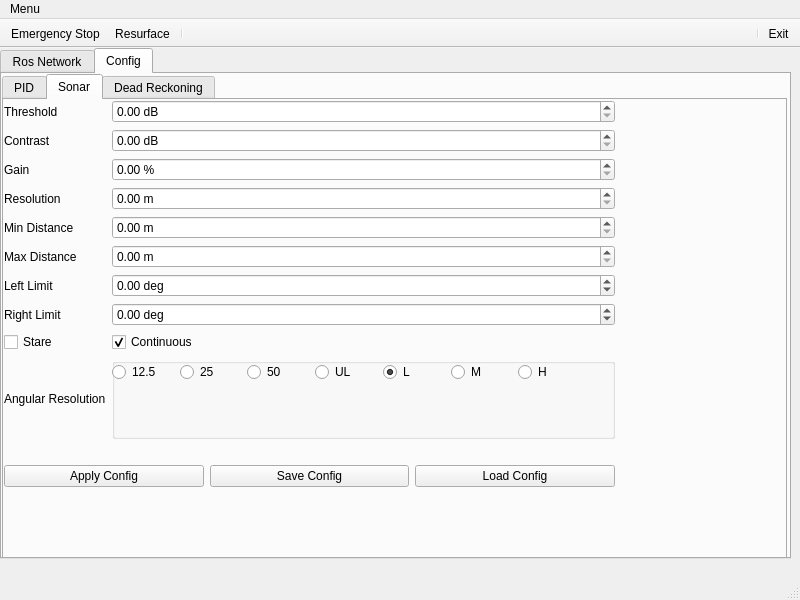
<?xml version="1.0" encoding="UTF-8"?>
<ui version="4.0">
 <class>MainWindowDesign</class>
 <widget class="QMainWindow" name="MainWindowDesign">
  <property name="geometry">
   <rect>
    <x>0</x>
    <y>0</y>
    <width>800</width>
    <height>600</height>
   </rect>
  </property>
  <property name="windowTitle">
   <string>Project Phoenix Command Centre</string>
  </property>
  <property name="dockOptions">
   <set>QMainWindow::AllowTabbedDocks|QMainWindow::AnimatedDocks</set>
  </property>
  <widget class="QWidget" name="centralwidget">
   <widget class="QTabWidget" name="mainTabs">
    <property name="geometry">
     <rect>
      <x>0</x>
      <y>0</y>
      <width>791</width>
      <height>511</height>
     </rect>
    </property>
    <property name="currentIndex">
     <number>1</number>
    </property>
    <property name="movable">
     <bool>false</bool>
    </property>
    <widget class="QWidget" name="tabNetwork">
     <attribute name="title">
      <string>Ros Network</string>
     </attribute>
     <widget class="QWidget" name="gridLayoutWidget">
      <property name="geometry">
       <rect>
        <x>0</x>
        <y>0</y>
        <width>781</width>
        <height>471</height>
       </rect>
      </property>
      <layout class="QGridLayout" name="gridLayout_6">
       <item row="1" column="1">
        <widget class="QFrame" name="frame_2">
         <property name="sizePolicy">
          <sizepolicy hsizetype="Minimum" vsizetype="Preferred">
           <horstretch>0</horstretch>
           <verstretch>0</verstretch>
          </sizepolicy>
         </property>
         <property name="frameShape">
          <enum>QFrame::StyledPanel</enum>
         </property>
         <property name="frameShadow">
          <enum>QFrame::Raised</enum>
         </property>
         <layout class="QVBoxLayout" name="verticalLayout_7">
          <item>
           <widget class="QGroupBox" name="groupBox">
            <property name="title">
             <string>Ros Master</string>
            </property>
            <layout class="QGridLayout" name="gridLayout_5">
             <item row="0" column="0">
              <widget class="QLabel" name="label">
               <property name="frameShape">
                <enum>QFrame::StyledPanel</enum>
               </property>
               <property name="frameShadow">
                <enum>QFrame::Raised</enum>
               </property>
               <property name="text">
                <string>Ros Master Url</string>
               </property>
              </widget>
             </item>
             <item row="1" column="0" colspan="2">
              <widget class="QLineEdit" name="line_edit_master">
               <property name="toolTip">
                <string/>
               </property>
               <property name="statusTip">
                <string>should be either: http://192.168.2.99:11311/ (for wifi)  OR  http://192.168.2.100:11311/ (for lan)</string>
               </property>
               <property name="text">
                <string>http://192.168.2.99:11311/</string>
               </property>
              </widget>
             </item>
             <item row="2" column="0">
              <widget class="QLabel" name="label_2">
               <property name="frameShape">
                <enum>QFrame::StyledPanel</enum>
               </property>
               <property name="frameShadow">
                <enum>QFrame::Raised</enum>
               </property>
               <property name="text">
                <string>Ros IP</string>
               </property>
              </widget>
             </item>
             <item row="3" column="0" colspan="2">
              <widget class="QLineEdit" name="line_edit_host">
               <property name="statusTip">
                <string>This should be your IP </string>
               </property>
               <property name="text">
                <string>192.168.2.100</string>
               </property>
              </widget>
             </item>
             <item row="4" column="0" colspan="2">
              <widget class="QCheckBox" name="checkbox_use_environment">
               <property name="statusTip">
                <string>Use the variables saved in bashrc (if any)</string>
               </property>
               <property name="layoutDirection">
                <enum>Qt::RightToLeft</enum>
               </property>
               <property name="text">
                <string>Use environment variables</string>
               </property>
              </widget>
             </item>
             <item row="5" column="0" colspan="2">
              <widget class="QCheckBox" name="checkbox_remember_settings">
               <property name="layoutDirection">
                <enum>Qt::RightToLeft</enum>
               </property>
               <property name="text">
                <string>Remember settings on startup</string>
               </property>
              </widget>
             </item>
             <item row="6" column="0">
              <spacer name="horizontalSpacer">
               <property name="orientation">
                <enum>Qt::Horizontal</enum>
               </property>
               <property name="sizeHint" stdset="0">
                <size>
                 <width>170</width>
                 <height>21</height>
                </size>
               </property>
              </spacer>
             </item>
             <item row="6" column="1">
              <widget class="QPushButton" name="button_connect">
               <property name="enabled">
                <bool>true</bool>
               </property>
               <property name="sizePolicy">
                <sizepolicy hsizetype="MinimumExpanding" vsizetype="Fixed">
                 <horstretch>0</horstretch>
                 <verstretch>0</verstretch>
                </sizepolicy>
               </property>
               <property name="toolTip">
                <string/>
               </property>
               <property name="statusTip">
                <string/>
               </property>
               <property name="text">
                <string>Connect</string>
               </property>
              </widget>
             </item>
            </layout>
           </widget>
          </item>
         </layout>
        </widget>
       </item>
       <item row="1" column="0">
        <spacer name="horizontalSpacer_2">
         <property name="orientation">
          <enum>Qt::Horizontal</enum>
         </property>
         <property name="sizeHint" stdset="0">
          <size>
           <width>40</width>
           <height>20</height>
          </size>
         </property>
        </spacer>
       </item>
       <item row="1" column="2">
        <spacer name="horizontalSpacer_3">
         <property name="orientation">
          <enum>Qt::Horizontal</enum>
         </property>
         <property name="sizeHint" stdset="0">
          <size>
           <width>40</width>
           <height>20</height>
          </size>
         </property>
        </spacer>
       </item>
       <item row="0" column="1">
        <spacer name="verticalSpacer">
         <property name="orientation">
          <enum>Qt::Vertical</enum>
         </property>
         <property name="sizeHint" stdset="0">
          <size>
           <width>20</width>
           <height>40</height>
          </size>
         </property>
        </spacer>
       </item>
       <item row="2" column="1">
        <spacer name="verticalSpacer_2">
         <property name="orientation">
          <enum>Qt::Vertical</enum>
         </property>
         <property name="sizeHint" stdset="0">
          <size>
           <width>20</width>
           <height>40</height>
          </size>
         </property>
        </spacer>
       </item>
      </layout>
     </widget>
    </widget>
    <widget class="QWidget" name="tabConfig">
     <attribute name="title">
      <string>Config</string>
     </attribute>
     <widget class="QTabWidget" name="tabWidget">
      <property name="geometry">
       <rect>
        <x>0</x>
        <y>0</y>
        <width>785</width>
        <height>521</height>
       </rect>
      </property>
      <property name="currentIndex">
       <number>1</number>
      </property>
      <widget class="QWidget" name="tabConfig_pid">
       <attribute name="title">
        <string>PID</string>
       </attribute>
       <widget class="QScrollArea" name="scrollArea_PID">
        <property name="geometry">
         <rect>
          <x>0</x>
          <y>0</y>
          <width>780</width>
          <height>445</height>
         </rect>
        </property>
        <property name="sizePolicy">
         <sizepolicy hsizetype="Fixed" vsizetype="Preferred">
          <horstretch>0</horstretch>
          <verstretch>0</verstretch>
         </sizepolicy>
        </property>
        <property name="minimumSize">
         <size>
          <width>0</width>
          <height>445</height>
         </size>
        </property>
        <property name="sizeIncrement">
         <size>
          <width>0</width>
          <height>0</height>
         </size>
        </property>
        <property name="baseSize">
         <size>
          <width>0</width>
          <height>0</height>
         </size>
        </property>
        <property name="verticalScrollBarPolicy">
         <enum>Qt::ScrollBarAlwaysOn</enum>
        </property>
        <property name="horizontalScrollBarPolicy">
         <enum>Qt::ScrollBarAlwaysOff</enum>
        </property>
        <property name="widgetResizable">
         <bool>true</bool>
        </property>
        <widget class="QWidget" name="scrollAreaWidgetContents">
         <property name="geometry">
          <rect>
           <x>0</x>
           <y>0</y>
           <width>765</width>
           <height>443</height>
          </rect>
         </property>
         <widget class="QWidget" name="widget_PID" native="true">
          <property name="geometry">
           <rect>
            <x>0</x>
            <y>0</y>
            <width>760</width>
            <height>800</height>
           </rect>
          </property>
          <property name="sizePolicy">
           <sizepolicy hsizetype="Fixed" vsizetype="Fixed">
            <horstretch>0</horstretch>
            <verstretch>0</verstretch>
           </sizepolicy>
          </property>
          <property name="minimumSize">
           <size>
            <width>0</width>
            <height>800</height>
           </size>
          </property>
          <property name="baseSize">
           <size>
            <width>0</width>
            <height>800</height>
           </size>
          </property>
          <widget class="QFrame" name="frame">
           <property name="geometry">
            <rect>
             <x>0</x>
             <y>0</y>
             <width>760</width>
             <height>261</height>
            </rect>
           </property>
           <property name="frameShape">
            <enum>QFrame::StyledPanel</enum>
           </property>
           <property name="frameShadow">
            <enum>QFrame::Raised</enum>
           </property>
           <widget class="QWidget" name="horizontalLayoutWidget">
            <property name="geometry">
             <rect>
              <x>0</x>
              <y>0</y>
              <width>761</width>
              <height>253</height>
             </rect>
            </property>
            <layout class="QHBoxLayout" name="horizontalLayout_7">
             <item>
              <spacer name="horizontalSpacer_4">
               <property name="orientation">
                <enum>Qt::Horizontal</enum>
               </property>
               <property name="sizeHint" stdset="0">
                <size>
                 <width>40</width>
                 <height>20</height>
                </size>
               </property>
              </spacer>
             </item>
             <item>
              <layout class="QVBoxLayout" name="verticalLayout_4">
               <item>
                <layout class="QHBoxLayout" name="horizontalLayout_2">
                 <item>
                  <layout class="QVBoxLayout" name="verticalLayout">
                   <item>
                    <widget class="QLabel" name="label_yaw">
                     <property name="font">
                      <font>
                       <pointsize>12</pointsize>
                      </font>
                     </property>
                     <property name="text">
                      <string>Yaw</string>
                     </property>
                     <property name="alignment">
                      <set>Qt::AlignCenter</set>
                     </property>
                    </widget>
                   </item>
                   <item>
                    <layout class="QGridLayout" name="gridLayout">
                     <item row="0" column="1">
                      <widget class="QDoubleSpinBox" name="spinBox_yawKp">
                       <property name="decimals">
                        <number>4</number>
                       </property>
                       <property name="minimum">
                        <double>-1000.000000000000000</double>
                       </property>
                       <property name="maximum">
                        <double>1000.000000000000000</double>
                       </property>
                      </widget>
                     </item>
                     <item row="1" column="1">
                      <widget class="QDoubleSpinBox" name="spinBox_yawKi">
                       <property name="decimals">
                        <number>4</number>
                       </property>
                       <property name="minimum">
                        <double>-1000.000000000000000</double>
                       </property>
                       <property name="maximum">
                        <double>1000.000000000000000</double>
                       </property>
                      </widget>
                     </item>
                     <item row="2" column="1">
                      <widget class="QDoubleSpinBox" name="spinBox_yawKd">
                       <property name="decimals">
                        <number>4</number>
                       </property>
                       <property name="minimum">
                        <double>-1000.000000000000000</double>
                       </property>
                       <property name="maximum">
                        <double>1000.000000000000000</double>
                       </property>
                      </widget>
                     </item>
                     <item row="0" column="0">
                      <widget class="QLabel" name="label_4">
                       <property name="text">
                        <string>Kp</string>
                       </property>
                      </widget>
                     </item>
                     <item row="1" column="0">
                      <widget class="QLabel" name="label_5">
                       <property name="text">
                        <string>Ki</string>
                       </property>
                      </widget>
                     </item>
                     <item row="2" column="0">
                      <widget class="QLabel" name="label_6">
                       <property name="text">
                        <string>Kd</string>
                       </property>
                      </widget>
                     </item>
                     <item row="3" column="0">
                      <widget class="QLabel" name="label_13">
                       <property name="text">
                        <string>Target</string>
                       </property>
                      </widget>
                     </item>
                     <item row="5" column="1">
                      <widget class="QLCDNumber" name="lcdNumber_yawActual">
                       <property name="font">
                        <font>
                         <pointsize>12</pointsize>
                         <weight>50</weight>
                         <bold>false</bold>
                        </font>
                       </property>
                       <property name="lineWidth">
                        <number>1</number>
                       </property>
                       <property name="smallDecimalPoint">
                        <bool>false</bool>
                       </property>
                       <property name="segmentStyle">
                        <enum>QLCDNumber::Flat</enum>
                       </property>
                      </widget>
                     </item>
                     <item row="5" column="0">
                      <widget class="QLabel" name="label_16">
                       <property name="text">
                        <string>Actual</string>
                       </property>
                      </widget>
                     </item>
                     <item row="3" column="1">
                      <widget class="QDoubleSpinBox" name="spinBox_yawTarget">
                       <property name="minimum">
                        <double>-180.000000000000000</double>
                       </property>
                       <property name="maximum">
                        <double>180.000000000000000</double>
                       </property>
                      </widget>
                     </item>
                     <item row="4" column="1">
                      <widget class="QCheckBox" name="checkBox_yaw">
                       <property name="text">
                        <string>Yaw Target</string>
                       </property>
                      </widget>
                     </item>
                    </layout>
                   </item>
                  </layout>
                 </item>
                 <item>
                  <widget class="Line" name="line">
                   <property name="orientation">
                    <enum>Qt::Vertical</enum>
                   </property>
                  </widget>
                 </item>
                 <item>
                  <layout class="QVBoxLayout" name="verticalLayout_2">
                   <item>
                    <widget class="QLabel" name="label_pitch">
                     <property name="font">
                      <font>
                       <pointsize>12</pointsize>
                      </font>
                     </property>
                     <property name="text">
                      <string>Pitch</string>
                     </property>
                     <property name="alignment">
                      <set>Qt::AlignCenter</set>
                     </property>
                    </widget>
                   </item>
                   <item>
                    <layout class="QGridLayout" name="gridLayout_2">
                     <item row="0" column="1">
                      <widget class="QDoubleSpinBox" name="spinBox_pitchKp">
                       <property name="decimals">
                        <number>4</number>
                       </property>
                       <property name="minimum">
                        <double>-1000.000000000000000</double>
                       </property>
                       <property name="maximum">
                        <double>1000.000000000000000</double>
                       </property>
                      </widget>
                     </item>
                     <item row="1" column="1">
                      <widget class="QDoubleSpinBox" name="spinBox_pitchKi">
                       <property name="decimals">
                        <number>4</number>
                       </property>
                       <property name="minimum">
                        <double>-1000.000000000000000</double>
                       </property>
                       <property name="maximum">
                        <double>1000.000000000000000</double>
                       </property>
                      </widget>
                     </item>
                     <item row="2" column="1">
                      <widget class="QDoubleSpinBox" name="spinBox_pitchKd">
                       <property name="decimals">
                        <number>4</number>
                       </property>
                       <property name="minimum">
                        <double>-1000.000000000000000</double>
                       </property>
                       <property name="maximum">
                        <double>1000.000000000000000</double>
                       </property>
                      </widget>
                     </item>
                     <item row="0" column="0">
                      <widget class="QLabel" name="label_7">
                       <property name="text">
                        <string>Kp</string>
                       </property>
                      </widget>
                     </item>
                     <item row="1" column="0">
                      <widget class="QLabel" name="label_8">
                       <property name="text">
                        <string>Ki</string>
                       </property>
                      </widget>
                     </item>
                     <item row="2" column="0">
                      <widget class="QLabel" name="label_9">
                       <property name="text">
                        <string>Kd</string>
                       </property>
                      </widget>
                     </item>
                     <item row="3" column="0">
                      <widget class="QLabel" name="label_14">
                       <property name="text">
                        <string>Target</string>
                       </property>
                      </widget>
                     </item>
                     <item row="5" column="1">
                      <widget class="QLCDNumber" name="lcdNumber_pitchActual">
                       <property name="font">
                        <font>
                         <pointsize>12</pointsize>
                         <weight>50</weight>
                         <bold>false</bold>
                        </font>
                       </property>
                       <property name="lineWidth">
                        <number>1</number>
                       </property>
                       <property name="smallDecimalPoint">
                        <bool>false</bool>
                       </property>
                       <property name="segmentStyle">
                        <enum>QLCDNumber::Flat</enum>
                       </property>
                      </widget>
                     </item>
                     <item row="5" column="0">
                      <widget class="QLabel" name="label_17">
                       <property name="text">
                        <string>Actual</string>
                       </property>
                      </widget>
                     </item>
                     <item row="3" column="1">
                      <widget class="QDoubleSpinBox" name="spinBox_pitchTarget">
                       <property name="minimum">
                        <double>-90.000000000000000</double>
                       </property>
                       <property name="maximum">
                        <double>90.000000000000000</double>
                       </property>
                      </widget>
                     </item>
                     <item row="4" column="1">
                      <widget class="QCheckBox" name="checkBox_pitch">
                       <property name="text">
                        <string>Pitch Target</string>
                       </property>
                      </widget>
                     </item>
                    </layout>
                   </item>
                  </layout>
                 </item>
                 <item>
                  <widget class="Line" name="line_2">
                   <property name="orientation">
                    <enum>Qt::Vertical</enum>
                   </property>
                  </widget>
                 </item>
                 <item>
                  <layout class="QVBoxLayout" name="verticalLayout_3">
                   <item>
                    <widget class="QLabel" name="label_depth">
                     <property name="font">
                      <font>
                       <pointsize>12</pointsize>
                      </font>
                     </property>
                     <property name="text">
                      <string>Depth</string>
                     </property>
                     <property name="alignment">
                      <set>Qt::AlignCenter</set>
                     </property>
                    </widget>
                   </item>
                   <item>
                    <layout class="QGridLayout" name="gridLayout_3">
                     <item row="0" column="1">
                      <widget class="QDoubleSpinBox" name="spinBox_depthKp">
                       <property name="decimals">
                        <number>4</number>
                       </property>
                       <property name="minimum">
                        <double>-1000.000000000000000</double>
                       </property>
                       <property name="maximum">
                        <double>1000.000000000000000</double>
                       </property>
                      </widget>
                     </item>
                     <item row="1" column="1">
                      <widget class="QDoubleSpinBox" name="spinBox_depthKi">
                       <property name="decimals">
                        <number>4</number>
                       </property>
                       <property name="minimum">
                        <double>-1000.000000000000000</double>
                       </property>
                       <property name="maximum">
                        <double>1000.000000000000000</double>
                       </property>
                      </widget>
                     </item>
                     <item row="2" column="1">
                      <widget class="QDoubleSpinBox" name="spinBox_depthKd">
                       <property name="decimals">
                        <number>4</number>
                       </property>
                       <property name="minimum">
                        <double>-1000.000000000000000</double>
                       </property>
                       <property name="maximum">
                        <double>1000.000000000000000</double>
                       </property>
                      </widget>
                     </item>
                     <item row="0" column="0">
                      <widget class="QLabel" name="label_10">
                       <property name="text">
                        <string>Kp</string>
                       </property>
                      </widget>
                     </item>
                     <item row="1" column="0">
                      <widget class="QLabel" name="label_11">
                       <property name="text">
                        <string>Ki</string>
                       </property>
                      </widget>
                     </item>
                     <item row="2" column="0">
                      <widget class="QLabel" name="label_12">
                       <property name="text">
                        <string>Kd</string>
                       </property>
                      </widget>
                     </item>
                     <item row="3" column="0">
                      <widget class="QLabel" name="label_15">
                       <property name="text">
                        <string>Target</string>
                       </property>
                      </widget>
                     </item>
                     <item row="5" column="1">
                      <widget class="QLCDNumber" name="lcdNumber_depthActual">
                       <property name="font">
                        <font>
                         <pointsize>12</pointsize>
                         <weight>50</weight>
                         <bold>false</bold>
                        </font>
                       </property>
                       <property name="autoFillBackground">
                        <bool>false</bool>
                       </property>
                       <property name="lineWidth">
                        <number>1</number>
                       </property>
                       <property name="smallDecimalPoint">
                        <bool>false</bool>
                       </property>
                       <property name="mode">
                        <enum>QLCDNumber::Dec</enum>
                       </property>
                       <property name="segmentStyle">
                        <enum>QLCDNumber::Flat</enum>
                       </property>
                       <property name="intValue" stdset="0">
                        <number>0</number>
                       </property>
                      </widget>
                     </item>
                     <item row="5" column="0">
                      <widget class="QLabel" name="label_18">
                       <property name="text">
                        <string>Actual</string>
                       </property>
                      </widget>
                     </item>
                     <item row="3" column="1">
                      <widget class="QDoubleSpinBox" name="spinBox_depthTarget">
                       <property name="minimum">
                        <double>10.000000000000000</double>
                       </property>
                       <property name="maximum">
                        <double>15.000000000000000</double>
                       </property>
                       <property name="singleStep">
                        <double>0.010000000000000</double>
                       </property>
                      </widget>
                     </item>
                     <item row="4" column="1">
                      <widget class="QCheckBox" name="checkBox_depth">
                       <property name="text">
                        <string>Depth Target</string>
                       </property>
                      </widget>
                     </item>
                    </layout>
                   </item>
                  </layout>
                 </item>
                </layout>
               </item>
               <item>
                <layout class="QHBoxLayout" name="horizontalLayout_4">
                 <item>
                  <widget class="QPushButton" name="pushButton_applyConfig_PID">
                   <property name="text">
                    <string>Apply Config</string>
                   </property>
                  </widget>
                 </item>
                 <item>
                  <widget class="QPushButton" name="pushButton_saveConfig_PID">
                   <property name="text">
                    <string>Save Config</string>
                   </property>
                  </widget>
                 </item>
                 <item>
                  <widget class="QPushButton" name="pushButton_loadConfig_PID">
                   <property name="text">
                    <string>Load Config</string>
                   </property>
                  </widget>
                 </item>
                </layout>
               </item>
              </layout>
             </item>
             <item>
              <spacer name="horizontalSpacer_5">
               <property name="orientation">
                <enum>Qt::Horizontal</enum>
               </property>
               <property name="sizeHint" stdset="0">
                <size>
                 <width>40</width>
                 <height>20</height>
                </size>
               </property>
              </spacer>
             </item>
            </layout>
           </widget>
          </widget>
         </widget>
        </widget>
       </widget>
      </widget>
      <widget class="QWidget" name="tabConfig_sonar">
       <attribute name="title">
        <string>Sonar</string>
       </attribute>
       <widget class="QWidget" name="verticalLayoutWidget">
        <property name="geometry">
         <rect>
          <x>0</x>
          <y>0</y>
          <width>611</width>
          <height>387</height>
         </rect>
        </property>
        <layout class="QVBoxLayout" name="verticalLayout_5">
         <item>
          <layout class="QGridLayout" name="gridLayout_4">
           <item row="1" column="0">
            <widget class="QLabel" name="labelContrast">
             <property name="text">
              <string>Contrast</string>
             </property>
            </widget>
           </item>
           <item row="3" column="0">
            <widget class="QLabel" name="labelGain">
             <property name="text">
              <string>Gain</string>
             </property>
            </widget>
           </item>
           <item row="4" column="0">
            <widget class="QLabel" name="labelResolution">
             <property name="text">
              <string>Resolution</string>
             </property>
            </widget>
           </item>
           <item row="5" column="0">
            <widget class="QLabel" name="labelMinDist">
             <property name="text">
              <string>Min Distance</string>
             </property>
            </widget>
           </item>
           <item row="6" column="0">
            <widget class="QLabel" name="labelMaxDist">
             <property name="text">
              <string>Max Distance</string>
             </property>
            </widget>
           </item>
           <item row="7" column="0">
            <widget class="QLabel" name="labelLeftLimit">
             <property name="text">
              <string>Left Limit</string>
             </property>
            </widget>
           </item>
           <item row="10" column="0">
            <widget class="QLabel" name="labelAngularRes">
             <property name="text">
              <string>Angular Resolution</string>
             </property>
            </widget>
           </item>
           <item row="8" column="0">
            <widget class="QLabel" name="labelRightLimit">
             <property name="text">
              <string>Right Limit</string>
             </property>
            </widget>
           </item>
           <item row="0" column="0">
            <widget class="QLabel" name="labelThreshold">
             <property name="text">
              <string>Threshold</string>
             </property>
            </widget>
           </item>
           <item row="3" column="1">
            <widget class="QDoubleSpinBox" name="spinBox_gain_sonar">
             <property name="suffix">
              <string> %</string>
             </property>
             <property name="maximum">
              <double>100.000000000000000</double>
             </property>
             <property name="singleStep">
              <double>1.000000000000000</double>
             </property>
            </widget>
           </item>
           <item row="4" column="1">
            <widget class="QDoubleSpinBox" name="spinBox_resolution_sonar">
             <property name="suffix">
              <string> m</string>
             </property>
             <property name="maximum">
              <double>75.000000000000000</double>
             </property>
             <property name="singleStep">
              <double>1.000000000000000</double>
             </property>
            </widget>
           </item>
           <item row="0" column="1">
            <widget class="QDoubleSpinBox" name="spinBox_threshold_sonar">
             <property name="suffix">
              <string extracomment="dB"> dB</string>
             </property>
             <property name="maximum">
              <double>80.000000000000000</double>
             </property>
            </widget>
           </item>
           <item row="1" column="1">
            <widget class="QDoubleSpinBox" name="spinBox_contrast_sonar">
             <property name="suffix">
              <string> dB</string>
             </property>
             <property name="maximum">
              <double>80.000000000000000</double>
             </property>
            </widget>
           </item>
           <item row="5" column="1">
            <widget class="QDoubleSpinBox" name="spinBox_minDist_sonar">
             <property name="suffix">
              <string> m</string>
             </property>
             <property name="maximum">
              <double>75.000000000000000</double>
             </property>
            </widget>
           </item>
           <item row="6" column="1">
            <widget class="QDoubleSpinBox" name="spinBox_maxDist_sonar">
             <property name="suffix">
              <string> m</string>
             </property>
             <property name="maximum">
              <double>75.000000000000000</double>
             </property>
            </widget>
           </item>
           <item row="7" column="1">
            <widget class="QDoubleSpinBox" name="spinBox_leftLimit_sonar">
             <property name="suffix">
              <string> deg</string>
             </property>
             <property name="minimum">
              <double>-180.000000000000000</double>
             </property>
             <property name="maximum">
              <double>180.000000000000000</double>
             </property>
            </widget>
           </item>
           <item row="8" column="1">
            <widget class="QDoubleSpinBox" name="spinBox_rightLimit_sonar">
             <property name="suffix">
              <string> deg</string>
             </property>
             <property name="minimum">
              <double>-180.000000000000000</double>
             </property>
             <property name="maximum">
              <double>180.000000000000000</double>
             </property>
            </widget>
           </item>
           <item row="10" column="1">
            <widget class="QGroupBox" name="groupBox_2">
             <property name="minimumSize">
              <size>
               <width>230</width>
               <height>0</height>
              </size>
             </property>
             <property name="title">
              <string/>
             </property>
             <widget class="QWidget" name="layoutWidget">
              <property name="geometry">
               <rect>
                <x>0</x>
                <y>0</y>
                <width>468</width>
                <height>28</height>
               </rect>
              </property>
              <layout class="QHBoxLayout" name="horizontalLayout_3">
               <item>
                <widget class="QRadioButton" name="radioButton_angularRes12_5_sonar">
                 <property name="text">
                  <string>12.5</string>
                 </property>
                </widget>
               </item>
               <item>
                <widget class="QRadioButton" name="radioButton_angularRes25_sonar">
                 <property name="text">
                  <string>25</string>
                 </property>
                </widget>
               </item>
               <item>
                <widget class="QRadioButton" name="radioButton_angularRes50_sonar">
                 <property name="text">
                  <string>50</string>
                 </property>
                </widget>
               </item>
               <item>
                <widget class="QRadioButton" name="radioButton_angularResUltraLow_sonar">
                 <property name="text">
                  <string>UL</string>
                 </property>
                </widget>
               </item>
               <item>
                <widget class="QRadioButton" name="radioButton_angularResLow_sonar">
                 <property name="text">
                  <string>L</string>
                 </property>
                 <property name="checked">
                  <bool>true</bool>
                 </property>
                </widget>
               </item>
               <item>
                <widget class="QRadioButton" name="radioButton_angularResMedium_sonar">
                 <property name="text">
                  <string>M</string>
                 </property>
                </widget>
               </item>
               <item>
                <widget class="QRadioButton" name="radioButton_angularResHigh_sonar">
                 <property name="text">
                  <string>H</string>
                 </property>
                </widget>
               </item>
              </layout>
             </widget>
            </widget>
           </item>
           <item row="9" column="0">
            <layout class="QHBoxLayout" name="horizontalLayout">
             <item>
              <widget class="QCheckBox" name="checkBox_stare_sonar">
               <property name="layoutDirection">
                <enum>Qt::LeftToRight</enum>
               </property>
               <property name="text">
                <string>Stare</string>
               </property>
              </widget>
             </item>
            </layout>
           </item>
           <item row="9" column="1">
            <layout class="QHBoxLayout" name="horizontalLayout_5">
             <item>
              <widget class="QCheckBox" name="checkBox_continuous_sonar">
               <property name="text">
                <string>Continuous</string>
               </property>
               <property name="checked">
                <bool>true</bool>
               </property>
              </widget>
             </item>
            </layout>
           </item>
           <item row="11" column="1">
            <spacer name="horizontalSpacer_6">
             <property name="orientation">
              <enum>Qt::Horizontal</enum>
             </property>
             <property name="sizeHint" stdset="0">
              <size>
               <width>40</width>
               <height>20</height>
              </size>
             </property>
            </spacer>
           </item>
          </layout>
         </item>
         <item>
          <layout class="QHBoxLayout" name="horizontalLayout_6">
           <item>
            <widget class="QPushButton" name="pushButton_applyConfig_sonar">
             <property name="text">
              <string>Apply Config</string>
             </property>
            </widget>
           </item>
           <item>
            <widget class="QPushButton" name="pushButton_saveConfig_sonar">
             <property name="text">
              <string>Save Config</string>
             </property>
            </widget>
           </item>
           <item>
            <widget class="QPushButton" name="pushButton_loadConfig_sonar">
             <property name="text">
              <string>Load Config</string>
             </property>
            </widget>
           </item>
          </layout>
         </item>
        </layout>
       </widget>
      </widget>
      <widget class="QWidget" name="tabConfig_dead_reckoning">
       <attribute name="title">
        <string>Dead Reckoning</string>
       </attribute>
       <widget class="QGroupBox" name="groupBox_3">
        <property name="geometry">
         <rect>
          <x>70</x>
          <y>20</y>
          <width>631</width>
          <height>91</height>
         </rect>
        </property>
        <property name="autoFillBackground">
         <bool>false</bool>
        </property>
        <property name="title">
         <string>Estimated Velocity Calibration</string>
        </property>
        <property name="flat">
         <bool>false</bool>
        </property>
        <widget class="QWidget" name="gridLayoutWidget_2">
         <property name="geometry">
          <rect>
           <x>10</x>
           <y>20</y>
           <width>621</width>
           <height>71</height>
          </rect>
         </property>
         <layout class="QGridLayout" name="gridLayout_7">
          <item row="0" column="0">
           <widget class="QPushButton" name="pushButton_runCalibration_deadReckoning">
            <property name="text">
             <string>Run Calibration</string>
            </property>
           </widget>
          </item>
          <item row="0" column="1">
           <widget class="QLabel" name="label_3">
            <property name="text">
             <string>WARNING - this will drive forward for 5 seconds</string>
            </property>
           </widget>
          </item>
          <item row="1" column="0">
           <widget class="QPushButton" name="pushButton_setDist_deadReckoning">
            <property name="text">
             <string>Set Estimated Velocity</string>
            </property>
           </widget>
          </item>
          <item row="1" column="1">
           <widget class="QDoubleSpinBox" name="spinBox_distance_deadReckoning">
            <property name="suffix">
             <string> m</string>
            </property>
           </widget>
          </item>
         </layout>
        </widget>
       </widget>
      </widget>
     </widget>
    </widget>
   </widget>
  </widget>
  <widget class="QStatusBar" name="statusbar"/>
  <widget class="QToolBar" name="toolBar">
   <property name="contextMenuPolicy">
    <enum>Qt::PreventContextMenu</enum>
   </property>
   <property name="windowTitle">
    <string>toolBar</string>
   </property>
   <property name="movable">
    <bool>false</bool>
   </property>
   <property name="allowedAreas">
    <set>Qt::TopToolBarArea</set>
   </property>
   <property name="floatable">
    <bool>false</bool>
   </property>
   <attribute name="toolBarArea">
    <enum>TopToolBarArea</enum>
   </attribute>
   <attribute name="toolBarBreak">
    <bool>false</bool>
   </attribute>
   <addaction name="actionEmergency_Stop"/>
   <addaction name="actionResurface"/>
   <addaction name="separator"/>
  </widget>
  <widget class="QMenuBar" name="menuBar">
   <property name="geometry">
    <rect>
     <x>0</x>
     <y>0</y>
     <width>800</width>
     <height>25</height>
    </rect>
   </property>
   <widget class="QMenu" name="menuFile">
    <property name="title">
     <string>Menu</string>
    </property>
   </widget>
   <addaction name="menuFile"/>
  </widget>
  <widget class="QToolBar" name="toolbar_exit">
   <property name="windowTitle">
    <string>toolBar_2</string>
   </property>
   <property name="layoutDirection">
    <enum>Qt::RightToLeft</enum>
   </property>
   <property name="movable">
    <bool>false</bool>
   </property>
   <property name="allowedAreas">
    <set>Qt::TopToolBarArea</set>
   </property>
   <property name="floatable">
    <bool>false</bool>
   </property>
   <attribute name="toolBarArea">
    <enum>TopToolBarArea</enum>
   </attribute>
   <attribute name="toolBarBreak">
    <bool>false</bool>
   </attribute>
   <addaction name="actionExit"/>
   <addaction name="separator"/>
  </widget>
  <action name="actionEmergency_Stop">
   <property name="text">
    <string>Emergency Stop</string>
   </property>
  </action>
  <action name="actionResurface">
   <property name="text">
    <string>Resurface</string>
   </property>
  </action>
  <action name="actionExit">
   <property name="text">
    <string>Exit</string>
   </property>
  </action>
 </widget>
 <resources/>
 <connections/>
</ui>
